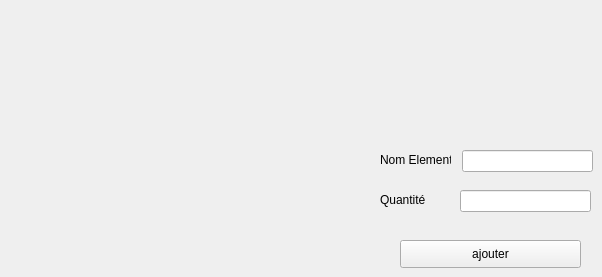
        <widget class="QWidget" name="tab_72">
         <attribute name="title">
          <string>Ajouter Elements</string>
         </attribute>
         <widget class="QLabel" name="label_38">
          <property name="geometry">
           <rect>
            <x>380</x>
            <y>190</y>
            <width>71</width>
            <height>20</height>
           </rect>
          </property>
          <property name="text">
           <string>Quantité</string>
          </property>
         </widget>
         <widget class="QLineEdit" name="lineEdit_6">
          <property name="geometry">
           <rect>
            <x>460</x>
            <y>190</y>
            <width>131</width>
            <height>22</height>
           </rect>
          </property>
         </widget>
         <widget class="QLabel" name="label_39">
          <property name="geometry">
           <rect>
            <x>380</x>
            <y>150</y>
            <width>71</width>
            <height>20</height>
           </rect>
          </property>
          <property name="text">
           <string>Nom Element</string>
          </property>
         </widget>
         <widget class="QPushButton" name="pushButton_AjouterElem">
          <property name="geometry">
           <rect>
            <x>400</x>
            <y>240</y>
            <width>181</width>
            <height>28</height>
           </rect>
          </property>
          <property name="text">
           <string>ajouter</string>
          </property>
          <property name="icon">
           <iconset>
            <normaloff>../../Desktop/Eclinic3/Add.png</normaloff>../../Desktop/Eclinic3/Add.png</iconset>
          </property>
         </widget>
         <widget class="QLineEdit" name="lineEdit_7">
          <property name="geometry">
           <rect>
            <x>462</x>
            <y>150</y>
            <width>131</width>
            <height>22</height>
           </rect>
          </property>
         </widget>
        </widget>
